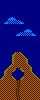

This is a level from a 2D game, rendered from its Tiled map with the project's own tilesets. A one-line summary and the complete map file follow:
An orthogonal 10x25 tile map with 4x4 px tiles, 1 tile layer (Capa de Patrones 1).

<map version="1.0" tiledversion="1.0.2" orientation="orthogonal" renderorder="right-down" width="10" height="25" tilewidth="4" tileheight="4" nextobjectid="1">
 <tileset firstgid="1" source="tilesetJungle.tsx" />
 <layer name="Capa de Patrones 1" width="10" height="25">
  <data encoding="csv">
12,12,12,12,12,12,12,12,12,12,
12,12,12,12,12,12,12,12,12,12,
12,12,12,12,12,12,12,12,12,12,
12,12,12,12,12,12,12,12,12,12,
12,12,15,16,12,12,12,12,12,12,
12,15,11,11,11,16,12,12,12,12,
12,12,12,12,12,12,12,12,12,12,
12,12,12,12,12,12,15,16,12,12,
12,12,12,12,15,11,11,11,16,12,
12,12,12,12,12,12,12,12,12,12,
12,12,12,12,12,12,12,12,12,12,
12,12,12,12,12,12,12,12,12,12,
12,12,12,12,12,12,12,12,12,12,
12,12,12,7,3,8,12,12,12,12,
12,12,12,5,3,3,8,12,12,12,
12,12,12,5,3,3,6,12,12,12,
12,12,7,3,3,3,3,8,12,12,
12,7,3,1,12,2,3,6,12,12,
12,5,3,12,12,12,3,3,8,12,
7,3,3,8,12,7,3,3,3,8,
3,3,3,3,13,3,3,3,3,3,
3,3,3,3,13,3,3,3,3,3,
3,3,3,3,14,3,3,3,3,3,
3,3,3,3,14,3,3,3,3,3,
3,3,3,3,13,3,3,3,3,3
</data>
 </layer>
</map>
